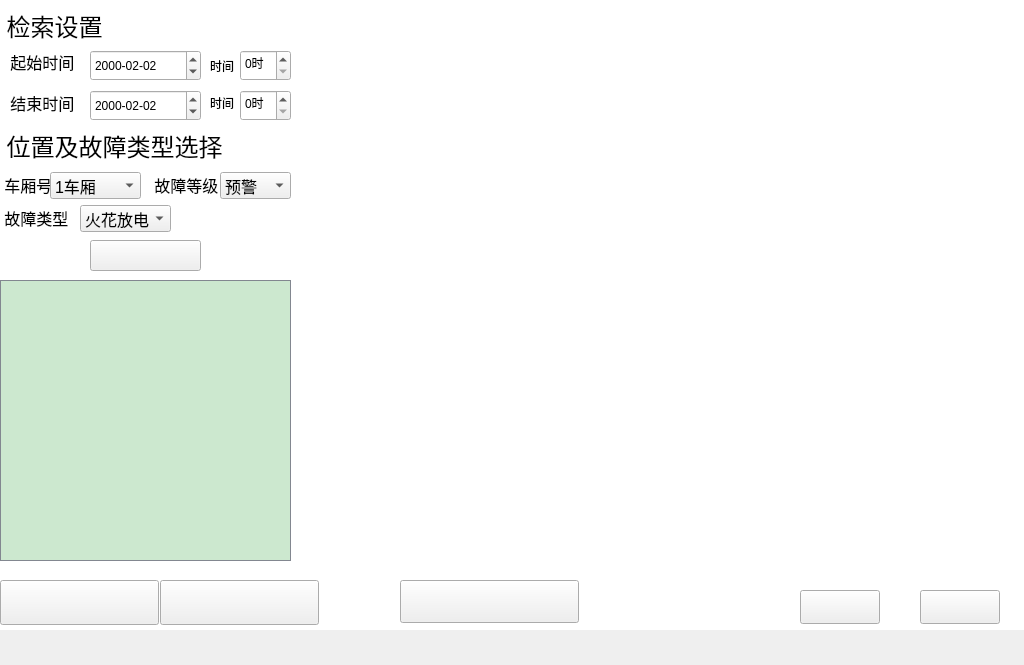
<?xml version="1.0" encoding="UTF-8"?>
<ui version="4.0">
 <class>inteAnalyWidget</class>
 <widget class="QWidget" name="inteAnalyWidget">
  <property name="geometry">
   <rect>
    <x>0</x>
    <y>0</y>
    <width>1024</width>
    <height>665</height>
   </rect>
  </property>
  <property name="windowTitle">
   <string>Form</string>
  </property>
  <widget class="QPushButton" name="pushButton_15">
   <property name="geometry">
    <rect>
     <x>90</x>
     <y>240</y>
     <width>111</width>
     <height>31</height>
    </rect>
   </property>
   <property name="font">
    <font>
     <pointsize>12</pointsize>
    </font>
   </property>
   <property name="styleSheet">
    <string notr="true">QPushButton{
background-image: url(:/monres/search.bmp);}

QPushButton:pressed
{background-color: rgb(86, 164, 246);color: rgb(255, 255, 255);border-color: rgb(170, 170, 170);border-width: 2px;border-style: solid;}</string>
   </property>
   <property name="text">
    <string/>
   </property>
  </widget>
  <widget class="QComboBox" name="comboBox_4">
   <property name="geometry">
    <rect>
     <x>220</x>
     <y>172</y>
     <width>71</width>
     <height>27</height>
    </rect>
   </property>
   <property name="font">
    <font>
     <pointsize>12</pointsize>
    </font>
   </property>
   <item>
    <property name="text">
     <string>预警</string>
    </property>
   </item>
   <item>
    <property name="text">
     <string>告警</string>
    </property>
   </item>
   <item>
    <property name="text">
     <string>报警</string>
    </property>
   </item>
  </widget>
  <widget class="QLabel" name="label_3">
   <property name="geometry">
    <rect>
     <x>6</x>
     <y>41</y>
     <width>71</width>
     <height>41</height>
    </rect>
   </property>
   <property name="font">
    <font>
     <pointsize>12</pointsize>
    </font>
   </property>
   <property name="styleSheet">
    <string notr="true"> #label_3 { 
	color: rgb(0, 0, 0);
    background-color: rgb(255, 255, 255);
  } 
 #label_3 * { 
     background-color:; 
 }</string>
   </property>
   <property name="text">
    <string> 起始时间</string>
   </property>
  </widget>
  <widget class="QComboBox" name="comboBox_3">
   <property name="geometry">
    <rect>
     <x>50</x>
     <y>172</y>
     <width>91</width>
     <height>27</height>
    </rect>
   </property>
   <property name="font">
    <font>
     <pointsize>12</pointsize>
    </font>
   </property>
   <item>
    <property name="text">
     <string>1车厢</string>
    </property>
   </item>
   <item>
    <property name="text">
     <string>2车厢</string>
    </property>
   </item>
   <item>
    <property name="text">
     <string>3车厢</string>
    </property>
   </item>
   <item>
    <property name="text">
     <string>4车厢</string>
    </property>
   </item>
   <item>
    <property name="text">
     <string>5车厢</string>
    </property>
   </item>
  </widget>
  <widget class="QPushButton" name="pushButton_8">
   <property name="geometry">
    <rect>
     <x>0</x>
     <y>580</y>
     <width>159</width>
     <height>45</height>
    </rect>
   </property>
   <property name="font">
    <font>
     <pointsize>12</pointsize>
    </font>
   </property>
   <property name="styleSheet">
    <string notr="true">QPushButton{
background-image: url(:/monres/faultmapdownload.bmp);}

QPushButton:pressed
{background-color: rgb(86, 164, 246);color: rgb(255, 255, 255);border-color: rgb(170, 170, 170);border-width: 2px;border-style: solid;}</string>
   </property>
   <property name="text">
    <string/>
   </property>
  </widget>
  <widget class="QLabel" name="label_6">
   <property name="geometry">
    <rect>
     <x>0</x>
     <y>164</y>
     <width>51</width>
     <height>41</height>
    </rect>
   </property>
   <property name="font">
    <font>
     <pointsize>12</pointsize>
    </font>
   </property>
   <property name="styleSheet">
    <string notr="true"> #label_6 { 
	color: rgb(0, 0, 0);
    background-color: rgb(255, 255, 255);
  } 
 #label_6 * { 
     background-color:; 
 }</string>
   </property>
   <property name="text">
    <string> 车厢号</string>
   </property>
  </widget>
  <widget class="QPushButton" name="pushButton_17">
   <property name="geometry">
    <rect>
     <x>680</x>
     <y>575</y>
     <width>51</width>
     <height>51</height>
    </rect>
   </property>
   <property name="styleSheet">
    <string notr="true">background-image: url(:/monres/next.bmp);</string>
   </property>
   <property name="text">
    <string/>
   </property>
   <property name="iconSize">
    <size>
     <width>41</width>
     <height>41</height>
    </size>
   </property>
   <property name="flat">
    <bool>true</bool>
   </property>
  </widget>
  <widget class="QComboBox" name="comboBox_5">
   <property name="geometry">
    <rect>
     <x>80</x>
     <y>205</y>
     <width>91</width>
     <height>27</height>
    </rect>
   </property>
   <property name="font">
    <font>
     <pointsize>12</pointsize>
    </font>
   </property>
   <item>
    <property name="text">
     <string>火花放电</string>
    </property>
   </item>
   <item>
    <property name="text">
     <string>火花频率较高</string>
    </property>
   </item>
   <item>
    <property name="text">
     <string>火花较大</string>
    </property>
   </item>
   <item>
    <property name="text">
     <string>整体结构异常</string>
    </property>
   </item>
  </widget>
  <widget class="QLabel" name="label_12">
   <property name="geometry">
    <rect>
     <x>309</x>
     <y>7</y>
     <width>711</width>
     <height>561</height>
    </rect>
   </property>
   <property name="styleSheet">
    <string notr="true">color: rgb(255, 255, 255);
background-image: url(:/res/playerbk.png);</string>
   </property>
   <property name="text">
    <string/>
   </property>
  </widget>
  <widget class="QPushButton" name="pushButton_16">
   <property name="geometry">
    <rect>
     <x>160</x>
     <y>580</y>
     <width>159</width>
     <height>45</height>
    </rect>
   </property>
   <property name="font">
    <font>
     <pointsize>12</pointsize>
    </font>
   </property>
   <property name="styleSheet">
    <string notr="true">QPushButton{
background-image: url(:/monres/erroconfig.bmp);}


QPushButton:pressed
{background-color: rgb(86, 164, 246);color: rgb(255, 255, 255);border-color: rgb(170, 170, 170);border-width: 2px;border-style: solid;}</string>
   </property>
   <property name="text">
    <string/>
   </property>
  </widget>
  <widget class="QPushButton" name="pushButton_11">
   <property name="geometry">
    <rect>
     <x>610</x>
     <y>575</y>
     <width>51</width>
     <height>51</height>
    </rect>
   </property>
   <property name="styleSheet">
    <string notr="true">background-image: url(:/monres/before.bmp);</string>
   </property>
   <property name="text">
    <string/>
   </property>
   <property name="iconSize">
    <size>
     <width>41</width>
     <height>41</height>
    </size>
   </property>
   <property name="flat">
    <bool>true</bool>
   </property>
  </widget>
  <widget class="QLabel" name="label_4">
   <property name="geometry">
    <rect>
     <x>6</x>
     <y>82</y>
     <width>71</width>
     <height>41</height>
    </rect>
   </property>
   <property name="font">
    <font>
     <pointsize>12</pointsize>
    </font>
   </property>
   <property name="styleSheet">
    <string notr="true"> #label_4 { 
	color: rgb(0, 0, 0);
    background-color: rgb(255, 255, 255);
  } 
 #label_4 * { 
     background-color:; 
 }</string>
   </property>
   <property name="text">
    <string> 结束时间</string>
   </property>
  </widget>
  <widget class="QLabel" name="label_5">
   <property name="geometry">
    <rect>
     <x>0</x>
     <y>130</y>
     <width>281</width>
     <height>31</height>
    </rect>
   </property>
   <property name="font">
    <font>
     <pointsize>18</pointsize>
    </font>
   </property>
   <property name="styleSheet">
    <string notr="true"> #label_5 { 
	color: rgb(0, 0, 0);
    background-color: rgb(255, 255, 255);
  } 
 #label_5 * { 
     background-color:; 
 }</string>
   </property>
   <property name="text">
    <string> 位置及故障类型选择</string>
   </property>
  </widget>
  <widget class="QLabel" name="label_14">
   <property name="geometry">
    <rect>
     <x>0</x>
     <y>197</y>
     <width>71</width>
     <height>41</height>
    </rect>
   </property>
   <property name="font">
    <font>
     <pointsize>12</pointsize>
    </font>
   </property>
   <property name="styleSheet">
    <string notr="true"> #label_14 { 
	color: rgb(0, 0, 0);
    background-color: rgb(255, 255, 255);
  } 
 #label_14 * { 
     background-color:; 
 }</string>
   </property>
   <property name="text">
    <string> 故障类型</string>
   </property>
  </widget>
  <widget class="QTableWidget" name="recordFileTableWidget">
   <property name="geometry">
    <rect>
     <x>0</x>
     <y>280</y>
     <width>291</width>
     <height>281</height>
    </rect>
   </property>
   <property name="font">
    <font>
     <pointsize>12</pointsize>
    </font>
   </property>
   <property name="styleSheet">
    <string notr="true">border-style: none;
background-color: rgb(204, 232, 207);
gridline-color: rgb(255, 255, 255);
border-color: rgb(130, 135, 144);
border-width: 1px;border-style: solid;</string>
   </property>
   <property name="showGrid">
    <bool>false</bool>
   </property>
   <property name="columnCount">
    <number>0</number>
   </property>
   <attribute name="horizontalHeaderCascadingSectionResizes">
    <bool>false</bool>
   </attribute>
   <attribute name="horizontalHeaderDefaultSectionSize">
    <number>100</number>
   </attribute>
   <attribute name="horizontalHeaderShowSortIndicator" stdset="0">
    <bool>false</bool>
   </attribute>
   <attribute name="horizontalHeaderStretchLastSection">
    <bool>true</bool>
   </attribute>
   <attribute name="verticalHeaderVisible">
    <bool>false</bool>
   </attribute>
  </widget>
  <widget class="QLabel" name="label_2">
   <property name="geometry">
    <rect>
     <x>0</x>
     <y>2</y>
     <width>281</width>
     <height>46</height>
    </rect>
   </property>
   <property name="font">
    <font>
     <pointsize>18</pointsize>
    </font>
   </property>
   <property name="styleSheet">
    <string notr="true"> #label_2 { 
	color: rgb(0, 0, 0);
    background-color: rgb(255, 255, 255);
  } 
 #label_2 * { 
     background-color:; 
 }</string>
   </property>
   <property name="text">
    <string> 检索设置</string>
   </property>
  </widget>
  <widget class="QLabel" name="label_7">
   <property name="geometry">
    <rect>
     <x>150</x>
     <y>164</y>
     <width>71</width>
     <height>41</height>
    </rect>
   </property>
   <property name="font">
    <font>
     <pointsize>12</pointsize>
    </font>
   </property>
   <property name="styleSheet">
    <string notr="true"> #label_7 { 
	color: rgb(0, 0, 0);
    background-color: rgb(255, 255, 255);
  } 
 #label_7 * { 
     background-color:; 
 }</string>
   </property>
   <property name="text">
    <string> 故障等级</string>
   </property>
  </widget>
  <widget class="QPushButton" name="pushButton_33">
   <property name="geometry">
    <rect>
     <x>400</x>
     <y>580</y>
     <width>179</width>
     <height>43</height>
    </rect>
   </property>
   <property name="font">
    <font>
     <pointsize>12</pointsize>
    </font>
   </property>
   <property name="styleSheet">
    <string notr="true">QPushButton{
background-image: url(:/monres/replacevideo.bmp);}


QPushButton:pressed
{background-color: rgb(86, 164, 246);color: rgb(255, 255, 255);border-color: rgb(170, 170, 170);border-width: 2px;border-style: solid;}</string>
   </property>
   <property name="text">
    <string/>
   </property>
  </widget>
  <widget class="QDateEdit" name="EnddateEdit">
   <property name="geometry">
    <rect>
     <x>90</x>
     <y>90</y>
     <width>111</width>
     <height>31</height>
    </rect>
   </property>
   <property name="keyboardTracking">
    <bool>false</bool>
   </property>
   <property name="displayFormat">
    <string>yyyy-MM-dd</string>
   </property>
   <property name="date">
    <date>
     <year>2000</year>
     <month>2</month>
     <day>2</day>
    </date>
   </property>
  </widget>
  <widget class="QTimeEdit" name="StarttimeEdit">
   <property name="geometry">
    <rect>
     <x>240</x>
     <y>50</y>
     <width>51</width>
     <height>31</height>
    </rect>
   </property>
   <property name="displayFormat">
    <string>h时</string>
   </property>
  </widget>
  <widget class="QTimeEdit" name="EndtimeEdit">
   <property name="geometry">
    <rect>
     <x>240</x>
     <y>90</y>
     <width>51</width>
     <height>31</height>
    </rect>
   </property>
   <property name="displayFormat">
    <string>h时</string>
   </property>
  </widget>
  <widget class="QDateEdit" name="StartdateEdit">
   <property name="geometry">
    <rect>
     <x>90</x>
     <y>50</y>
     <width>111</width>
     <height>31</height>
    </rect>
   </property>
   <property name="keyboardTracking">
    <bool>false</bool>
   </property>
   <property name="displayFormat">
    <string>yyyy-MM-dd</string>
   </property>
   <property name="date">
    <date>
     <year>2000</year>
     <month>2</month>
     <day>2</day>
    </date>
   </property>
  </widget>
  <widget class="QLabel" name="label_15">
   <property name="geometry">
    <rect>
     <x>210</x>
     <y>92</y>
     <width>41</width>
     <height>21</height>
    </rect>
   </property>
   <property name="text">
    <string>时间</string>
   </property>
  </widget>
  <widget class="QLabel" name="label">
   <property name="geometry">
    <rect>
     <x>210</x>
     <y>55</y>
     <width>41</width>
     <height>21</height>
    </rect>
   </property>
   <property name="text">
    <string>时间</string>
   </property>
  </widget>
  <widget class="QPushButton" name="alarmPushButton">
   <property name="geometry">
    <rect>
     <x>800</x>
     <y>590</y>
     <width>80</width>
     <height>34</height>
    </rect>
   </property>
   <property name="font">
    <font>
     <pointsize>12</pointsize>
    </font>
   </property>
   <property name="styleSheet">
    <string notr="true">QPushButton{
background-image: url(:/monres/alerton1.bmp);}


QPushButton:pressed
{background-color: rgb(86, 164, 246);color: rgb(255, 255, 255);border-color: rgb(170, 170, 170);border-width: 2px;border-style: solid;}</string>
   </property>
   <property name="text">
    <string/>
   </property>
  </widget>
  <widget class="QPushButton" name="canselPushButton">
   <property name="geometry">
    <rect>
     <x>920</x>
     <y>590</y>
     <width>80</width>
     <height>34</height>
    </rect>
   </property>
   <property name="font">
    <font>
     <pointsize>12</pointsize>
    </font>
   </property>
   <property name="styleSheet">
    <string notr="true">QPushButton{
background-image: url(:/monres/cancel.bmp);}

QPushButton:pressed
{background-color: rgb(86, 164, 246);color: rgb(255, 255, 255);border-color: rgb(170, 170, 170);border-width: 2px;border-style: solid;}</string>
   </property>
   <property name="text">
    <string/>
   </property>
  </widget>
  <widget class="QLabel" name="label_11">
   <property name="geometry">
    <rect>
     <x>0</x>
     <y>0</y>
     <width>1024</width>
     <height>630</height>
    </rect>
   </property>
   <property name="styleSheet">
    <string notr="true">background-color: rgb(255, 255, 255);</string>
   </property>
   <property name="text">
    <string/>
   </property>
  </widget>
  <zorder>label_11</zorder>
  <zorder>pushButton_15</zorder>
  <zorder>label_3</zorder>
  <zorder>label_6</zorder>
  <zorder>pushButton_17</zorder>
  <zorder>label_12</zorder>
  <zorder>pushButton_11</zorder>
  <zorder>label_4</zorder>
  <zorder>label_5</zorder>
  <zorder>label_14</zorder>
  <zorder>label_2</zorder>
  <zorder>label_7</zorder>
  <zorder>pushButton_33</zorder>
  <zorder>comboBox_4</zorder>
  <zorder>comboBox_5</zorder>
  <zorder>comboBox_3</zorder>
  <zorder>pushButton_8</zorder>
  <zorder>recordFileTableWidget</zorder>
  <zorder>StarttimeEdit</zorder>
  <zorder>EndtimeEdit</zorder>
  <zorder>StartdateEdit</zorder>
  <zorder>EnddateEdit</zorder>
  <zorder>label_15</zorder>
  <zorder>label</zorder>
  <zorder>alarmPushButton</zorder>
  <zorder>canselPushButton</zorder>
  <zorder>pushButton_16</zorder>
 </widget>
 <resources/>
 <connections/>
</ui>
